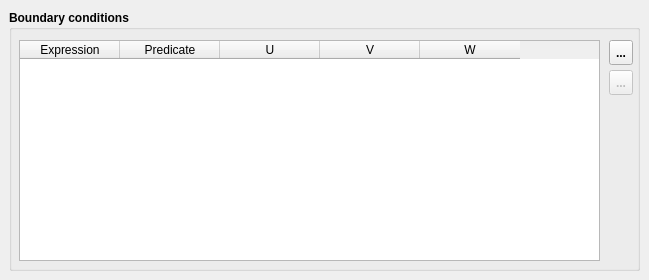
   <widget class="QWidget" name="tab_3">
    <attribute name="title">
     <string>Boundary conditions</string>
    </attribute>
    <widget class="QGroupBox" name="gbBoundaryConditions">
     <property name="geometry">
      <rect>
       <x>9</x>
       <y>10</y>
       <width>631</width>
       <height>261</height>
      </rect>
     </property>
     <property name="font">
      <font>
       <weight>75</weight>
       <bold>true</bold>
      </font>
     </property>
     <property name="title">
      <string>Boundary conditions</string>
     </property>
     <widget class="QTableWidget" name="twBC">
      <property name="geometry">
       <rect>
        <x>10</x>
        <y>30</y>
        <width>581</width>
        <height>221</height>
       </rect>
      </property>
      <property name="font">
       <font>
        <weight>50</weight>
        <bold>false</bold>
       </font>
      </property>
      <column>
       <property name="text">
        <string>Expression</string>
       </property>
      </column>
      <column>
       <property name="text">
        <string>Predicate</string>
       </property>
      </column>
      <column>
       <property name="text">
        <string>U</string>
       </property>
      </column>
      <column>
       <property name="text">
        <string>V</string>
       </property>
      </column>
      <column>
       <property name="text">
        <string>W</string>
       </property>
      </column>
     </widget>
     <widget class="QToolButton" name="tbRemoveBC">
      <property name="enabled">
       <bool>false</bool>
      </property>
      <property name="geometry">
       <rect>
        <x>600</x>
        <y>60</y>
        <width>24</width>
        <height>25</height>
       </rect>
      </property>
      <property name="toolTip">
       <string/>
      </property>
      <property name="statusTip">
       <string>Remove the current row</string>
      </property>
      <property name="text">
       <string>...</string>
      </property>
      <property name="icon">
       <iconset resource="QFEM.qrc">
        <normaloff>:/images/Del.png</normaloff>:/images/Del.png</iconset>
      </property>
     </widget>
     <widget class="QToolButton" name="tbAddBC">
      <property name="geometry">
       <rect>
        <x>600</x>
        <y>30</y>
        <width>24</width>
        <height>25</height>
       </rect>
      </property>
      <property name="toolTip">
       <string/>
      </property>
      <property name="statusTip">
       <string>Add new row</string>
      </property>
      <property name="text">
       <string>...</string>
      </property>
      <property name="icon">
       <iconset resource="QFEM.qrc">
        <normaloff>:/images/Add.png</normaloff>:/images/Add.png</iconset>
      </property>
     </widget>
    </widget>
   </widget>
